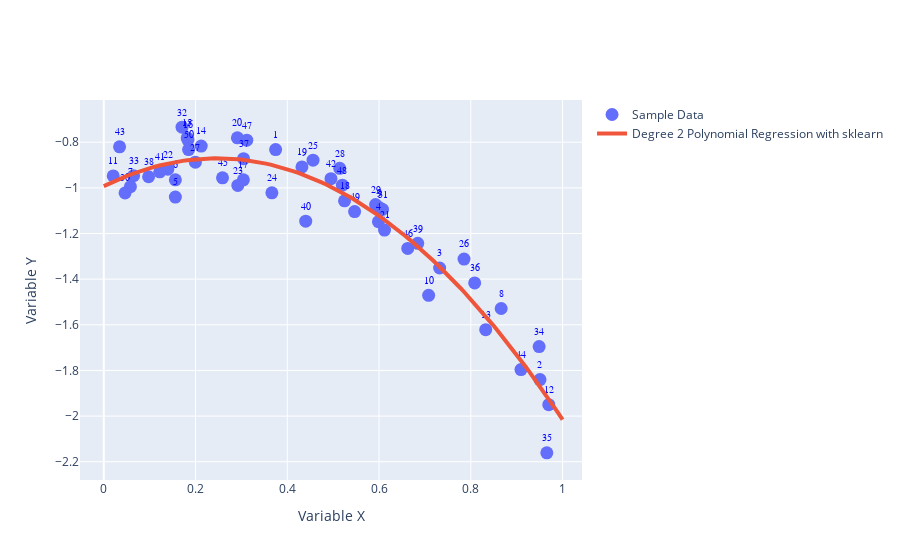

Source (notebook cell):
### Markdown cell above
##### Tracés des régressions avec plotly

### Code cell
configure_plotly_browser_state()


trace = Scatter(
    x=X,
    y=Y,
    mode='markers+text',
    marker=dict(size=13),
    text=[f"{i+1}" for i in range(50)],
    textposition="top center",
    textfont=dict(
        family="bold",
        size=10,
        color="blue"
    ),
    name="Sample Data",
)
x_ = pf.fit_transform(x_gr.reshape(-1, 1))
y_gr = linreg.predict(x_).flatten()

trace2 = Scatter(
    x=x_gr,
    y=y_gr,
    mode='lines',
    line=dict(width=4),
    name="Degree 2 Polynomial Regression with sklearn"
)
fig = dict(data=[trace,trace2], layout={})
fig['layout']['xaxis'] = dict(title='Variable X')
fig['layout']['yaxis'] = dict(title='Variable Y')

iplot(fig)
